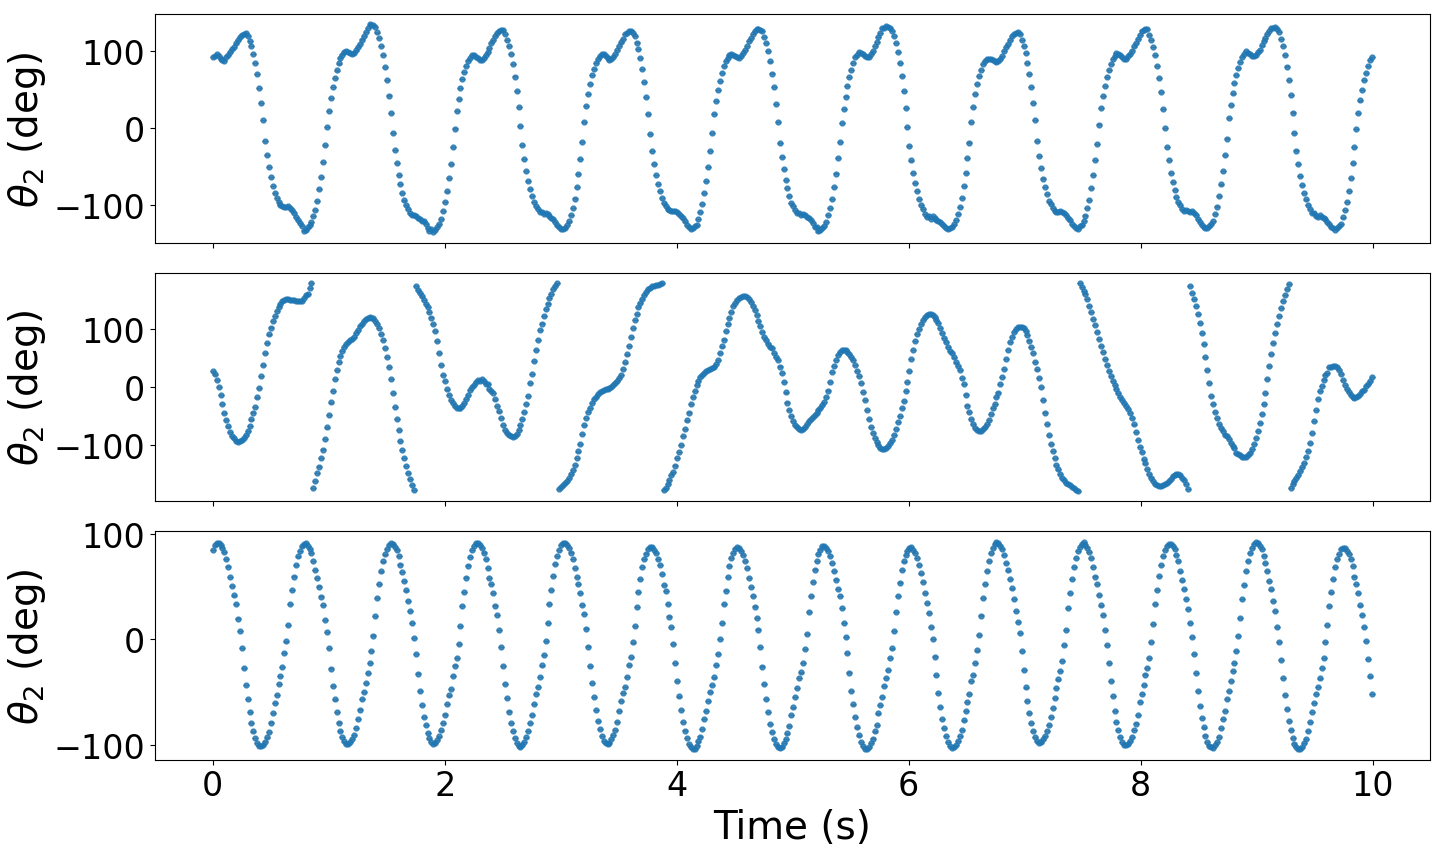

Generate this figure with Python:
import os
import re
import glob
import numpy as np
import pandas as pd
import matplotlib.pyplot as plt

# =============================================================================
# 1. CONFIGURATION
# =============================================================================
BASE_DIR = r"C:\Users\Nir\Documents\Courses\year 2 semester b\Lab b2\experiments\week6-pendulum-motor-driven\measurements"
T = 10
COL_TIME = "time_s"
COL_THETA2 = "theta2_deg"

# Define the exact frequencies you want to plot
CHOSEN_FREQS = [0.9, 1.26, 1.34] # Replace these with your desired frequencies

# --- PLOT SETTINGS ---
MARKER_SIZE = 7         # Size of the scatter points
LABEL_FONT_SIZE = 28    # Size of the X and Y axis titles
TICK_FONT_SIZE = 24     # Size of the numbers on the axes
# ---------------------

csv_files = glob.glob(os.path.join(BASE_DIR, '*', 'tracking.csv'), recursive=True)

# =============================================================================
# 2. CALCULATE BASELINE ERROR (First 10s of the first frequency file)
# =============================================================================
theta2_error = 0.0

for file_path in csv_files:
    match = re.search(r'(\d+(?:\.\d+)?)\s*Hz', file_path, re.IGNORECASE)
    if match and float(match.group(1)) == CHOSEN_FREQS[0]:
        try:
            df_err = pd.read_csv(file_path).dropna(subset=[COL_TIME, COL_THETA2])
            
            # Isolate the first 10 seconds
            t_min = df_err[COL_TIME].min()
            df_first_10 = df_err[df_err[COL_TIME] <= (t_min + 10)]
            
            # Standard deviation represents the measurement noise/error
            theta2_error = df_first_10[COL_THETA2].std()
            print(f"Calculated baseline error (std dev): {theta2_error:.4f} deg from {file_path}")
            
        except Exception as e:
            print(f"Failed to calculate error from {file_path}: {e}")
        
        break

# =============================================================================
# 3. LOAD & PLOT
# =============================================================================
fig, axs = plt.subplots(len(CHOSEN_FREQS), 1, figsize=(10, 3 * len(CHOSEN_FREQS)), sharex=True)
axs = np.atleast_1d(axs)

for i, target_freq in enumerate(CHOSEN_FREQS):
    ax = axs[i]
    
    for file_path in csv_files:
        match = re.search(r'(\d+(?:\.\d+)?)\s*Hz', file_path, re.IGNORECASE)
        if match and float(match.group(1)) == target_freq:
            
            try:
                df = pd.read_csv(file_path).dropna(subset=[COL_TIME, COL_THETA2])
                
                t_max = df[COL_TIME].max()
                df_last_20 = df[df[COL_TIME] >= (t_max - T)].copy()
                
                time_shared = df_last_20[COL_TIME] - df_last_20[COL_TIME].min()
                theta2 = df_last_20[COL_THETA2]
                
                # Apply MARKER_SIZE here
                ax.errorbar(
                    time_shared, 
                    theta2, 
                    yerr=theta2_error, 
                    fmt='.', 
                    markersize=MARKER_SIZE, # <--- Configured point size applied here
                    ecolor='gray',     
                    elinewidth=1,      
                    capsize=2,         
                    alpha=0.8          
                )
                
            except Exception as e:
                print(f"Failed to process {file_path}: {e}")
            
            break 

    # =========================================================================
    # 4. FORMATTING
    # =========================================================================
    # Apply LABEL_FONT_SIZE to Y-axis
    ax.set_ylabel(f"$\\theta_2$ (deg)", fontsize=LABEL_FONT_SIZE)
    
    # Apply TICK_FONT_SIZE to the axis numbers
    ax.tick_params(axis='both', which='major', labelsize=TICK_FONT_SIZE)

# Apply LABEL_FONT_SIZE to the X-axis on the bottom-most subplot
axs[-1].set_xlabel("Time (s)", fontsize=LABEL_FONT_SIZE)

plt.tight_layout()
plt.show()
